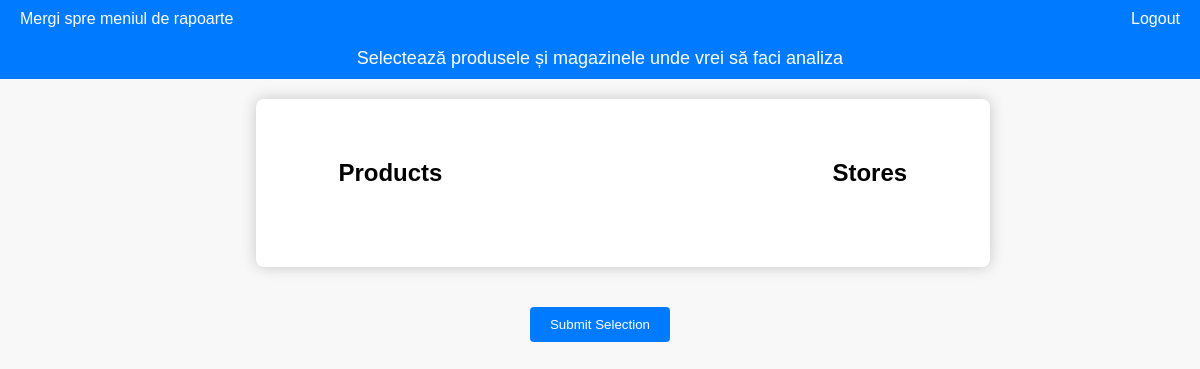
Before: /select-products/ with the older database file.
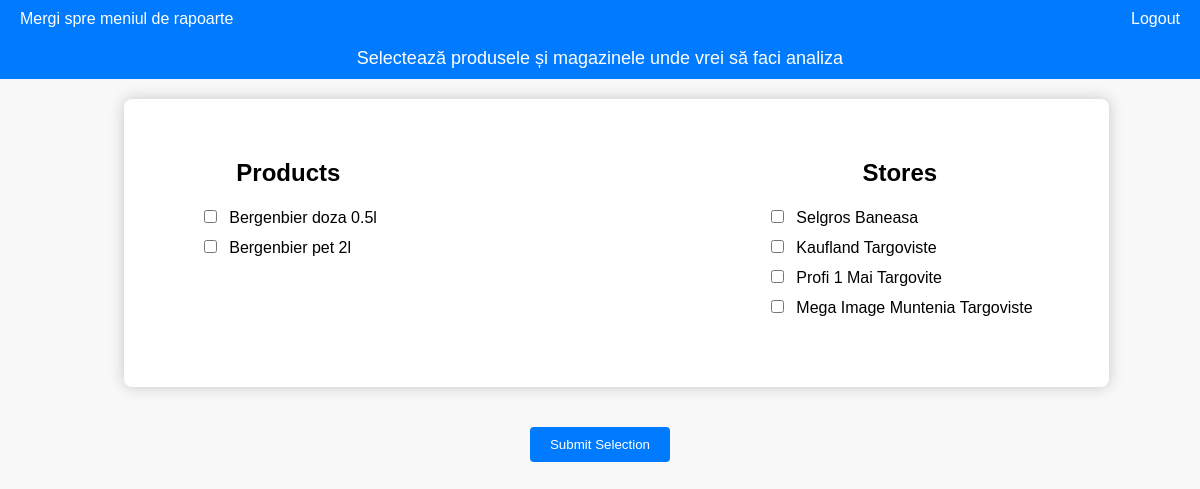
After: the same page with the newer database file.
### viewer/models.py (models this page shows, shortened)
class Produs(models.Model):
    class Meta:
        verbose_name_plural = 'Produse'
    denumire = CharField(max_length=128)
    garantie_luni = IntegerField()
    lansat = DateField()
    descriere = TextField()
    categ = ForeignKey(Categ, on_delete=DO_NOTHING)
    created = DateTimeField(auto_now_add=True)

class Magazin(models.Model):
    class Meta:
        verbose_name_plural = 'Magazine'
    magazin = CharField(max_length=128)
    retea = CharField(max_length=128)
    judet = CharField(max_length=128, blank=True, null=True)

### viewer/views.py (the view, shortened to what this page needs)
# urls.py: path('select-products/', SelectProductsView.as_view(), name='select_products'),
class SelectProductsView(View):
    def get(self, request):
        products = Produs.objects.all()
        stores = Magazin.objects.all()
        return render(request, 'select_products.html', {'products': products, 'stores': stores})

### viewer/templates/select_products.html (shortened to what this page needs)
<!DOCTYPE html>
<html lang="en">
<head>
</head>
<body>
    <div class="navbar">
        <div class="navbar-center">
            <a href="/view-results/" class="nav-link">Mergi spre meniul de rapoarte</a>
        </div>
        <div class="navbar-right">
            <a href="/accounts/logout/" class="nav-link">Logout</a>
        </div>
    </div>
    <div class="header">
        Selectează produsele și magazinele unde vrei să faci analiza
    </div>
    <form method="POST" action="{% url 'selected_products' %}">
        <div class="container">
            <div class="column">
                <h2>Products</h2>
                {% for product in products %}
                    <div>
                        <input type="checkbox" name="products" value="{{ product.id }}" id="product-{{ product.id }}">
                        <label for="product-{{ product.id }}">{{ product.denumire }}</label>
                    </div>
                {% endfor %}
            </div>
            <div class="column">
                <h2>Stores</h2>
                {% for store in stores %}
                    <div>
                        <input type="checkbox" name="stores" value="{{ store.id }}" id="store-{{ store.id }}">
                        <label for="store-{{ store.id }}">{{ store.magazin }}</label>
                    </div>
                {% endfor %}
            </div>
        </div>
        <div class="submit-container">
            <button type="submit">Submit Selection</button>
        </div>
    </form>
</body>
</html>

Changed rows visible on the page:
added Produs: denumire "Bergenbier doza 0.5l"
added Produs: denumire "Bergenbier pet 2l"
added Magazin: magazin "Selgros Baneasa"
added Magazin: magazin "Kaufland Targoviste"
added Magazin: magazin "Profi 1 Mai Targovite"
added Magazin: magazin "Mega Image Muntenia Targoviste"
